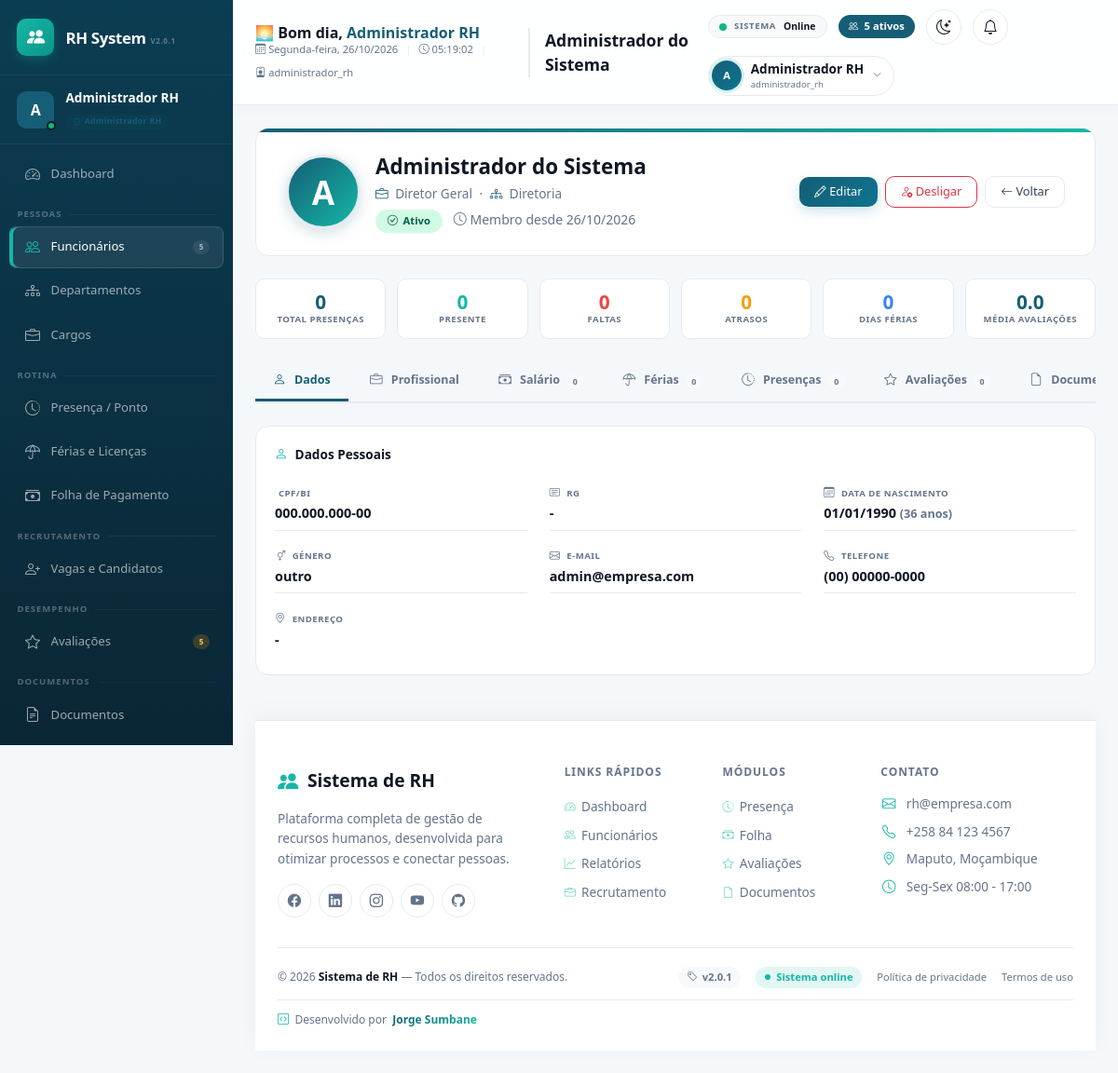
/modules/funcionarios/visualizar.php?id=1 (signed in), run on the app's committed database.
### tables this page shows
CREATE TABLE funcionarios (
    id INT AUTO_INCREMENT PRIMARY KEY,
    nome VARCHAR(150) NOT NULL,
    cpf VARCHAR(20) NOT NULL UNIQUE,  
    rg VARCHAR(30) NULL,
    data_nascimento DATE NULL,
    genero ENUM('masculino','feminino','outro') NULL,
    email VARCHAR(150) NOT NULL UNIQUE,
    telefone VARCHAR(30) NULL,
    endereco VARCHAR(255) NULL,
    data_admissao DATE NOT NULL,
    data_demissao DATE NULL,
    cargo_id INT NOT NULL,
    departamento_id INT NOT NULL,
    salario DECIMAL(10,2) NOT NULL DEFAULT 0,
    status ENUM('ativo','inativo','ferias','licenca') NOT NULL DEFAULT 'ativo',
    foto VARCHAR(255) NULL,
    criado_em DATETIME NOT NULL DEFAULT CURRENT_TIMESTAMP,
    atualizado_em DATETIME NOT NULL DEFAULT CURRENT_TIMESTAMP ON UPDATE CURRENT_TIMESTAMP,
    CONSTRAINT fk_func_cargo FOREIGN KEY (cargo_id) REFERENCES cargos(id) ON DELETE RESTRICT,
    CONSTRAINT fk_func_departamento FOREIGN KEY (departamento_id) REFERENCES departamentos(id) ON DELETE RESTRICT
);

CREATE TABLE cargos (
    id INT AUTO_INCREMENT PRIMARY KEY,
    titulo VARCHAR(100) NOT NULL,
    departamento_id INT NOT NULL,
    salario_base DECIMAL(10,2) NOT NULL DEFAULT 0,
    descricao TEXT NULL,
    ativo TINYINT(1) NOT NULL DEFAULT 1,
    criado_em DATETIME NOT NULL DEFAULT CURRENT_TIMESTAMP,
    CONSTRAINT fk_cargos_departamento FOREIGN KEY (departamento_id) REFERENCES departamentos(id) ON DELETE RESTRICT
);

CREATE TABLE departamentos (
    id INT AUTO_INCREMENT PRIMARY KEY,
    nome VARCHAR(100) NOT NULL,
    descricao TEXT NULL,
    gestor_id INT NULL,  
    ativo TINYINT(1) NOT NULL DEFAULT 1,
    criado_em DATETIME NOT NULL DEFAULT CURRENT_TIMESTAMP
);

### modules/funcionarios/visualizar.php (the view, shortened to what the rows shown need)
<?php
require_once __DIR__ . '/../../includes/bootstrap.php';
$id = (int) ($_GET['id'] ?? 0);
$funcionarioModel = new Funcionario();
$funcionario = $funcionarioModel->buscarPorId($id);
$pageTitle = $funcionario['nome'];
require __DIR__ . '/../../includes/header.php';
?>
<div class="profile-header-premium">
    <div class="d-flex justify-content-between align-items-center flex-wrap gap-3">
        <div class="d-flex align-items-center gap-3">
            <div class="profile-avatar">
                <?php if (!empty($funcionario['foto'])): ?>
                    <img src="foto.php?id=<?= $id ?>" alt="Foto de <?= e($funcionario['nome']) ?>">
                <?php else: ?>
                    <?= e(strtoupper(substr($funcionario['nome'], 0, 1))) ?>
                <?php endif; ?>
            </div>
            <div>
                <div class="profile-name"><?= e($funcionario['nome']) ?></div>
                <div class="profile-role">
                    <i class="bi bi-briefcase"></i> <?= e($funcionario['cargo_titulo'] ?? 'Cargo não definido') ?>
                    <span class="mx-1">·</span>
                    <i class="bi bi-diagram-3"></i> <?= e($funcionario['departamento_nome'] ?? 'Departamento não definido') ?>
                </div>
                <div class="mt-1">
                    <span class="badge-status-profile <?= $funcionario['status'] ?? 'ativo' ?>">
                        <i class="bi <?= $funcionario['status'] === 'ativo' ? 'bi-check-circle' : ($funcionario['status'] === 'ferias' ? 'bi-sun' : ($funcionario['status'] === 'inativo' ? 'bi-person-x' : 'bi-clock')) ?>"></i>
                        <?= ucfirst($funcionario['status'] ?? 'Ativo') ?>
                    </span>
                    <span class="ms-2 text-muted small">
                        <i class="bi bi-clock"></i> Membro desde <?= formatarData($funcionario['data_admissao'] ?? '') ?>
                    </span>
                </div>
            </div>
        </div>
    </div>
</div>
<div class="tab-content">
    <div class="tab-pane fade show active" id="tab-dados">
        <div class="card-custom">
            <div class="info-grid">
                <div class="info-item">
                    <span class="info-label"><i class="bi bi-id-card"></i> CPF/BI</span>
                    <span class="info-value"><?= e($funcionario['cpf'] ?? '-') ?></span>
                </div>
                <div class="info-item">
                    <span class="info-label"><i class="bi bi-card-text"></i> RG</span>
                    <span class="info-value"><?= e($funcionario['rg'] ?: '-') ?></span>
                </div>
                <div class="info-item">
                    <span class="info-label"><i class="bi bi-calendar3"></i> Data de nascimento</span>
                    <span class="info-value">
                        <?= formatarData($funcionario['data_nascimento']) ?>
                        <?php if ($idade = calcularIdade($funcionario['data_nascimento'])): ?>
                            <span class="text-muted small">(<?= $idade ?> anos)</span>
                        <?php endif; ?>
                    </span>
                </div>
                <div class="info-item">
                    <span class="info-label"><i class="bi bi-gender-ambiguous"></i> Género</span>
                    <span class="info-value"><?= e($funcionario['genero'] ?? '-') ?></span>
                </div>
                <div class="info-item">
                    <span class="info-label"><i class="bi bi-envelope"></i> E-mail</span>
                    <span class="info-value"><?= e($funcionario['email'] ?? '-') ?></span>
                </div>
                <div class="info-item">
                    <span class="info-label"><i class="bi bi-telephone"></i> Telefone</span>
                    <span class="info-value"><?= e($funcionario['telefone'] ?: '-') ?></span>
                </div>
                <div class="info-item">
                    <span class="info-label"><i class="bi bi-geo-alt"></i> Endereço</span>
                    <span class="info-value"><?= e($funcionario['endereco'] ?: '-') ?></span>
                </div>
            </div>
        </div>
    </div>
</div>
<?php require __DIR__ . '/../../includes/footer.php'; ?>

### includes/header.php (shortened to what the rows shown need)
<?php
$temaSalvo = $_SESSION['usuario_tema'] ?? 'claro';
$temaLocalStorage = $_COOKIE['rh_tema'] ?? 'light';
$tema = ($temaSalvo === 'escuro' || $temaLocalStorage === 'dark') ? 'dark' : 'light';
?>
<!DOCTYPE html>
<html lang="pt-BR" data-bs-theme="<?= $tema ?>">
<head>
    <link href="https://cdn.jsdelivr.net/npm/bootstrap@5.3.3/dist/css/bootstrap.min.css" rel="stylesheet">
    <link href="https://cdn.jsdelivr.net/npm/bootstrap-icons@1.11.3/font/bootstrap-icons.css" rel="stylesheet">
    <link href="<?= BASE_URL ?>/assets/css/style.css" rel="stylesheet">
    <link href="<?= BASE_URL ?>/assets/css/dashboard.css" rel="stylesheet">
    <link href="<?= BASE_URL ?>/assets/css/responsive.css" rel="stylesheet">
    <link href="<?= BASE_URL ?>/assets/css/print.css" rel="stylesheet" media="print">
</head>
<body>
<div class="d-flex">
    <div class="rh-content flex-grow-1">
        <div class="rh-topbar-premium">
            <div class="topbar-left">
                <div class="greeting-wrapper">
                    <div class="greeting">
                    </div>
                    <div class="greeting-sub">
                    </div>
                </div>
                <div class="page-title d-none d-lg-block">
                    <?= e($pageTitle ?? 'Dashboard') ?>
                </div>
            </div>
        </div>
        <main class="p-4">

### data on the page
funcionarios: nome "Administrador do Sistema", nome "A", cargo.titulo "Diretor Geral", departamento.nome "Diretoria", status "Ativo", data_admissao "26/10/2026", cpf "000.000.000-00", rg "-", data_nascimento "01/01/1990", data_nascimento "36", genero "outro", email "admin@empresa.com", telefone "(00) 00000-0000", endereco "-"

### other printed values
$avatarInicial "A"
$nomeUsuario "Administrador RH"
$perfilLabel "Administrador RH"
$totalFuncionarios "5"
$avaliacoesPendentes "5"
$diaSemana "Segunda-feira"
$perfilUsuario "administrador_rh"
$totalAtivos "5"
substr($nomeUsuario, 0, 1) "A"
$totalPresencas "0"
$presencasMes "0"
$faltasMes "0"
$atrasosMes "0"
$totalFerias "0"
$avaliacaoMedia "0.0"
